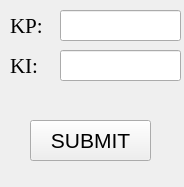
<?xml version="1.0" encoding="UTF-8"?>
<ui version="4.0">
 <class>EngineerUI</class>
 <widget class="QWidget" name="EngineerUI">
  <property name="geometry">
   <rect>
    <x>0</x>
    <y>0</y>
    <width>184</width>
    <height>187</height>
   </rect>
  </property>
  <property name="font">
   <font>
    <pointsize>8</pointsize>
   </font>
  </property>
  <property name="windowTitle">
   <string>Form</string>
  </property>
  <widget class="QLabel" name="label">
   <property name="geometry">
    <rect>
     <x>10</x>
     <y>10</y>
     <width>41</width>
     <height>31</height>
    </rect>
   </property>
   <property name="font">
    <font>
     <family>Times New Roman</family>
     <pointsize>16</pointsize>
    </font>
   </property>
   <property name="text">
    <string>KP:</string>
   </property>
  </widget>
  <widget class="QLabel" name="label_2">
   <property name="geometry">
    <rect>
     <x>10</x>
     <y>50</y>
     <width>41</width>
     <height>31</height>
    </rect>
   </property>
   <property name="font">
    <font>
     <family>Times New Roman</family>
     <pointsize>16</pointsize>
    </font>
   </property>
   <property name="text">
    <string>KI:</string>
   </property>
  </widget>
  <widget class="QLineEdit" name="lineEdit">
   <property name="geometry">
    <rect>
     <x>60</x>
     <y>10</y>
     <width>121</width>
     <height>31</height>
    </rect>
   </property>
  </widget>
  <widget class="QLineEdit" name="lineEdit_2">
   <property name="geometry">
    <rect>
     <x>60</x>
     <y>50</y>
     <width>121</width>
     <height>31</height>
    </rect>
   </property>
  </widget>
  <widget class="QPushButton" name="pushButton">
   <property name="geometry">
    <rect>
     <x>30</x>
     <y>120</y>
     <width>121</width>
     <height>41</height>
    </rect>
   </property>
   <property name="font">
    <font>
     <pointsize>16</pointsize>
    </font>
   </property>
   <property name="text">
    <string>SUBMIT</string>
   </property>
  </widget>
 </widget>
 <resources/>
 <connections/>
</ui>
